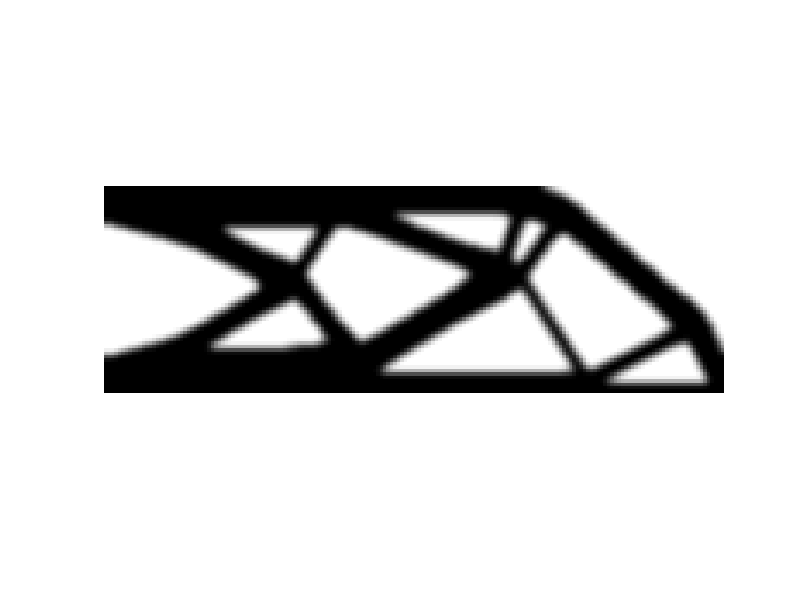
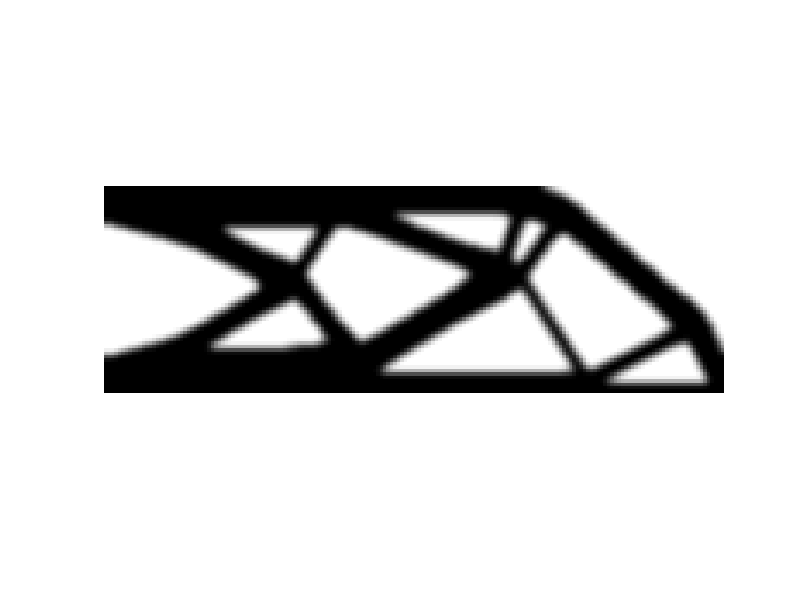
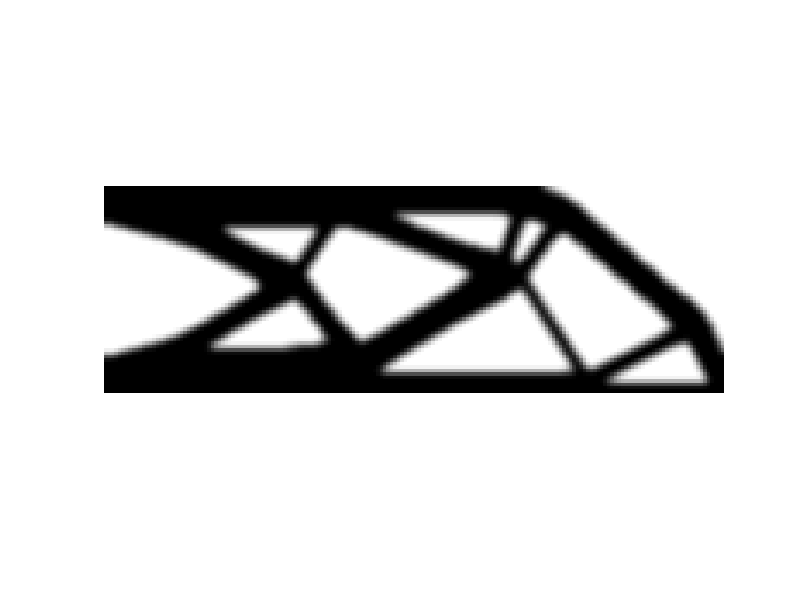

These figures' MATLAB source, in order:
%% Thickening of the part
clear all
close all

load('baseline.mat','xPhys')
nely = size(xPhys,1);
nelx = size(xPhys,2);
thick = 20;
xPhys_thick = repmat(xPhys,1,1,thick);

figure(1)
colormap(gray); imagesc(1-xPhys_thick(:,:,1)); caxis([0 1]); axis equal;axis tight manual; axis off; drawnow;daspect([1 1 1])
figure(2)
colormap(gray); imagesc(1-xPhys_thick(:,:,floor(thick/2))); caxis([0 1]); axis equal;axis tight manual; axis off; drawnow;daspect([1 1 1])
figure(3)
colormap(gray); imagesc(1-xPhys_thick(:,:,thick)); caxis([0 1]); axis equal;axis tight manual; axis off; drawnow;daspect([1 1 1])

save('comp.mat','xPhys_thick')
